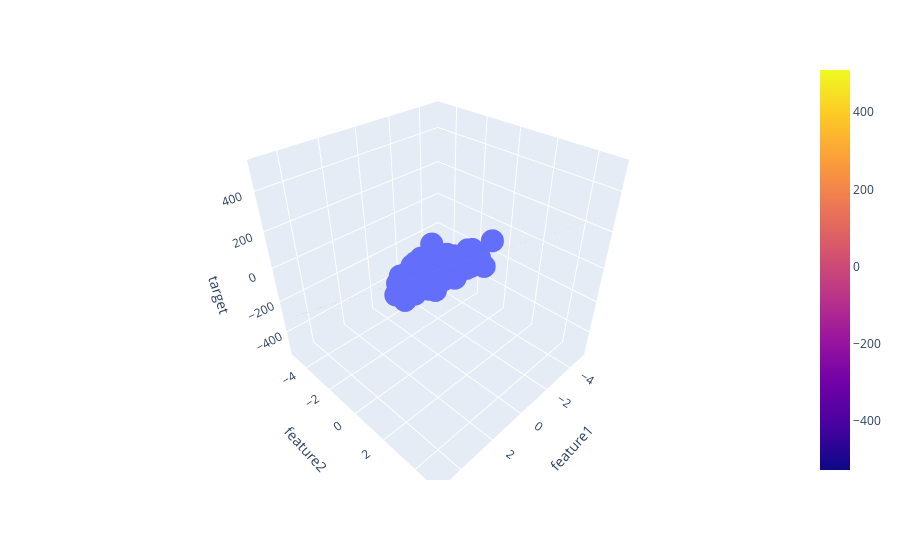

The notebook cell saved with this chart:
### Code cell
import plotly.graph_objects as go       # we used it to print the plane in 3D graph
#  it is just like we use a line in 2D graph to find the best fit line for a linear model


x = np.linspace(-5, 5, 10)
y = np.linspace(-5, 5, 10)
xGrid, yGrid = np.meshgrid(y, x)

final = np.vstack((xGrid.ravel().reshape(1,100),yGrid.ravel().reshape(1,100))).T
z = lr.predict(final).reshape(10,10)

fig = px.scatter_3d(df, x='feature1', y='feature2', z='target')
fig.add_trace(go.Surface(x = x, y = y, z = z))
fig.show()
